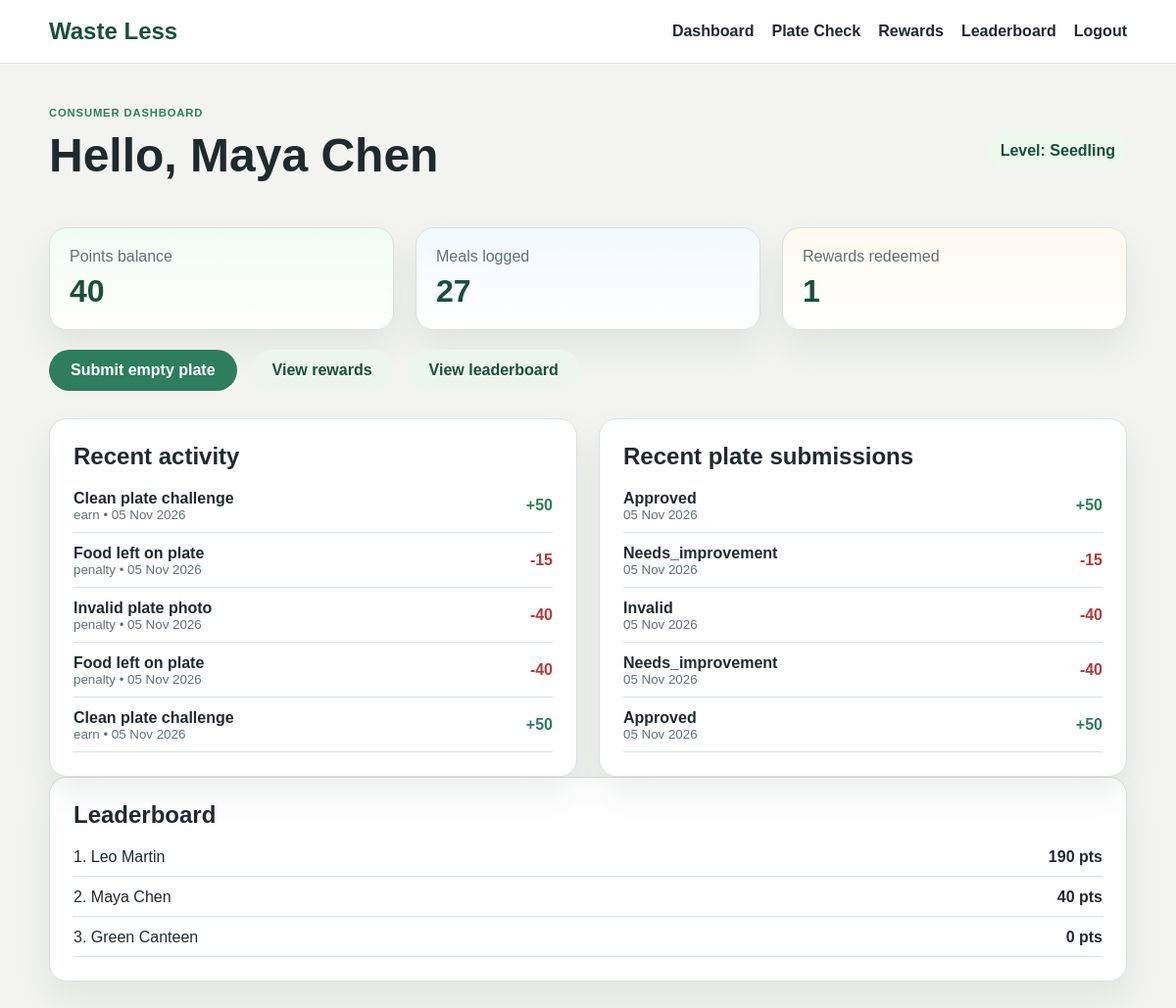
/dashboard (signed in), run on the app's committed database.
### waste_less/models.py (models this page shows, shortened)
class User(UserMixin, db.Model):
    __tablename__ = "users"
    id = db.Column(db.Integer, primary_key=True)
    name = db.Column(db.String(120), nullable=False)
    email = db.Column(db.String(150), unique=True, nullable=False)
    password_hash = db.Column(db.String(255), nullable=False)
    role = db.Column(db.String(30), default="consumer")
    points = db.Column(db.Integer, default=0)
    level = db.Column(db.String(30), default="Seedling")
    created_at = db.Column(db.DateTime, default=datetime.utcnow)
    provider = db.relationship("Provider", back_populates="user", uselist=False)
    transactions = db.relationship("PointsTransaction", back_populates="user", cascade="all, delete-orphan")
    plate_submissions = db.relationship("PlateSubmission", back_populates="user", cascade="all, delete-orphan")
    redemptions = db.relationship("Redemption", back_populates="user", cascade="all, delete-orphan")

class PointsTransaction(db.Model):
    __tablename__ = "points_transactions"
    id = db.Column(db.Integer, primary_key=True)
    user_id = db.Column(db.Integer, db.ForeignKey("users.id"), nullable=False)
    amount = db.Column(db.Integer, nullable=False)
    category = db.Column(db.String(40), nullable=False)
    description = db.Column(db.String(200), nullable=False)
    created_at = db.Column(db.DateTime, default=datetime.utcnow)
    user = db.relationship("User", back_populates="transactions")

class PlateSubmission(db.Model):
    __tablename__ = "plate_submissions"
    id = db.Column(db.Integer, primary_key=True)
    user_id = db.Column(db.Integer, db.ForeignKey("users.id"), nullable=False)
    image_filename = db.Column(db.String(255), nullable=False)
    status = db.Column(db.String(30), default="pending")
    notes = db.Column(db.String(255), default="Vision check to be verified")
    points_awarded = db.Column(db.Integer, default=0)
    created_at = db.Column(db.DateTime, default=datetime.utcnow)
    user = db.relationship("User", back_populates="plate_submissions")

### waste_less/routes.py (the view)
@bp.route("/dashboard")
@login_required
def dashboard():
    recent_transactions = sorted(current_user.transactions, key=lambda item: item.created_at, reverse=True)[:5]
    submissions = sorted(current_user.plate_submissions, key=lambda item: item.created_at, reverse=True)[:5]
    leaderboard = User.query.order_by(User.points.desc()).limit(5).all()
    if current_user.role == "provider":
        provider = current_user.provider
        rewards = provider.rewards if provider else []
        return render_template("provider_dashboard.html", provider=provider, rewards=rewards, leaderboard=leaderboard)
    return render_template(
        "dashboard.html",
        recent_transactions=recent_transactions,
        submissions=submissions,
        leaderboard=leaderboard,
    )

### waste_less/__init__.py (called while the page is built)
def create_app():
    app = Flask(__name__)
    app.config["SECRET_KEY"] = "waste-less-demo-secret"
    app.config["SQLALCHEMY_DATABASE_URI"] = "sqlite:///waste_less.db"
    app.config["SQLALCHEMY_TRACK_MODIFICATIONS"] = False
    app.config["UPLOAD_FOLDER"] = str(Path(__file__).resolve().parent.parent / "uploads")
    db.init_app(app)
    login_manager.init_app(app)
    login_manager.login_view = "main.login"
    @login_manager.user_loader
    def load_user(user_id):
        return db.session.get(User, int(user_id))
    with app.app_context():
        db.create_all()
        seed_demo_data()
    from .routes import bp
    app.register_blueprint(bp)
    return app

### waste_less/templates/dashboard.html
{% extends 'base.html' %}
{% block content %}
<section class="dashboard-header">
  <div>
    <span class="eyebrow">CONSUMER DASHBOARD</span>
    <h1>Hello, {{ current_user.name }}</h1>
  </div>
  <div class="level-pill">Level: {{ current_user.level }}</div>
</section>
<section class="stats-grid">
  <div class="stat-card accent-green">
    <span>Points balance</span>
    <strong>{{ current_user.points }}</strong>
  </div>
  <div class="stat-card accent-blue">
    <span>Meals logged</span>
    <strong>{{ current_user.plate_submissions|length }}</strong>
  </div>
  <div class="stat-card accent-gold">
    <span>Rewards redeemed</span>
    <strong>{{ current_user.redemptions|length }}</strong>
  </div>
</section>
<section class="action-row">
  <a class="button primary" href="{{ url_for('main.plate_check') }}">Submit empty plate</a>
  <a class="button secondary" href="{{ url_for('main.rewards') }}">View rewards</a>
  <a class="button secondary" href="{{ url_for('main.leaderboard') }}">View leaderboard</a>
</section>
<section class="two-column">
  <article class="panel">
    <h2>Recent activity</h2>
    {% if recent_transactions %}
      <ul class="list">
        {% for tx in recent_transactions %}
          <li>
            <div>
              <strong>{{ tx.description }}</strong>
              <small>{{ tx.category }} • {{ tx.created_at.strftime('%d %b %Y') }}</small>
            </div>
            <span class="score {{ 'positive' if tx.amount > 0 else 'negative' }}">
              {{ '+' if tx.amount > 0 else '' }}{{ tx.amount }}
            </span>
          </li>
        {% endfor %}
      </ul>
    {% else %}
      <p>No transactions yet. Start by submitting a plate check.</p>
    {% endif %}
  </article>
  <article class="panel">
    <h2>Recent plate submissions</h2>
    {% if submissions %}
      <ul class="list">
        {% for submission in submissions %}
          <li>
            <div>
              <strong>{{ submission.status|title }}</strong>
              <small>{{ submission.created_at.strftime('%d %b %Y') }}</small>
            </div>
            <span class="score {{ 'positive' if submission.points_awarded > 0 else 'negative' }}">
              {{ '+' if submission.points_awarded > 0 else '' }}{{ submission.points_awarded }}
            </span>
          </li>
        {% endfor %}
      </ul>
    {% else %}
      <p>No plate checks yet.</p>
    {% endif %}
  </article>
</section>
<section class="panel">
  <h2>Leaderboard</h2>
  <ol class="leaderboard list">
    {% for user in leaderboard %}
      <li>
        <span>{{ loop.index }}. {{ user.name }}</span>
        <strong>{{ user.points }} pts</strong>
      </li>
    {% endfor %}
  </ol>
</section>
{% endblock %}

### waste_less/templates/base.html (shortened to what this page needs)
<!DOCTYPE html>
<html lang="en">
  <head>
    <link rel="stylesheet" href="{{ url_for('static', filename='css/style.css') }}" />
  </head>
  <body>
    <header class="site-header">
      <div class="container nav-bar">
        <a class="brand" href="{{ url_for('main.index') }}">Waste Less</a>
        <nav class="nav-links">
          {% if current_user.is_authenticated %}
            <a href="{{ url_for('main.dashboard') }}">Dashboard</a>
            <a href="{{ url_for('main.plate_check') }}">Plate Check</a>
            <a href="{{ url_for('main.rewards') }}">Rewards</a>
            <a href="{{ url_for('main.leaderboard') }}">Leaderboard</a>
            <a href="{{ url_for('main.logout') }}">Logout</a>
          {% else %}
            <a href="{{ url_for('main.login') }}">Login</a>
            <a href="{{ url_for('main.register') }}">Create account</a>
          {% endif %}
        </nav>
      </div>
    </header>
    <main class="container main-content">
      {% block content %}{% endblock %}
    </main>
  </body>
</html>

### waste_less/static/css/style.css (style rules this page uses)
:root { --bg: #f6f7f3; --panel: #ffffff; --panel-alt: #eaf8ee; --green: #2e7d5e; --green-dark: #1b4f3d; --blue: #2f6f9f; --gold: #d89a22; --text: #1f2a2d; --muted: #607275; --border: #d9e2dc; --shadow: 0 18px 35px rgba(25, 55, 42, 0.08); }
* { box-sizing: border-box; }
body { margin: 0; font-family: Arial, sans-serif; background: #f3f4f1; color: var(--text); }
.container { width: min(1100px, 92vw); margin: 0 auto; }
.site-header { background: rgba(255, 255, 255, 0.9); border-bottom: 1px solid var(--border); position: sticky; top: 0; z-index: 10; backdrop-filter: blur(8px); }
.nav-bar { display: flex; justify-content: space-between; align-items: center; padding: 18px 0; }
.brand { font-size: 1.5rem; font-weight: 700; color: var(--green-dark); text-decoration: none; }
.nav-links { display: flex; gap: 18px; align-items: center; }
.nav-links a { text-decoration: none; color: var(--text); font-weight: 600; }
.main-content { padding: 40px 0 80px; }
.eyebrow { display: inline-block; color: var(--green); font-weight: 700; letter-spacing: 0.08em; text-transform: uppercase; font-size: 0.76rem; margin-bottom: 12px; }
.hero h1, .page-header h1, .dashboard-header h1, .auth-card h1 { font-size: clamp(2.2rem, 4vw, 4rem); margin: 0 0 18px; line-height: 1.1; }
.hero-card, .panel, .auth-card, .reward-card, .stat-card { background: var(--panel); border: 1px solid var(--border); border-radius: 18px; box-shadow: var(--shadow); }
.mini-stat span, .stat-card span { display: block; color: var(--muted); margin-bottom: 8px; }
.mini-stat strong, .stat-card strong { font-size: 2rem; color: var(--green-dark); }
.actions, .action-row { display: flex; gap: 14px; flex-wrap: wrap; margin-top: 20px; }
.button { border: none; border-radius: 999px; padding: 12px 22px; font-weight: 700; cursor: pointer; text-decoration: none; display: inline-flex; align-items: center; justify-content: center; }
.button.primary { background: var(--green); color: #fff; }
.button.secondary { background: #edf6ee; color: var(--green-dark); }
.feature-grid, .reward-grid, .stats-grid { display: grid; grid-template-columns: repeat(auto-fit, minmax(220px, 1fr)); gap: 22px; margin-top: 28px; }
.dashboard-header, .page-header { display: flex; justify-content: space-between; align-items: center; gap: 18px; margin-bottom: 24px; }
.eyebrow { letter-spacing: 0.08em; text-transform: uppercase; font-weight: 700; color: var(--green); font-size: 0.7rem; }
.level-pill, .pill, .badge { background: #edf8ef; color: var(--green-dark); border-radius: 999px; padding: 8px 12px; font-weight: 700; }
.stat-card { padding: 20px; }
.accent-green { background: linear-gradient(180deg, #f2fbf3 0%, #fff 100%); }
.accent-blue { background: linear-gradient(180deg, #f3f8ff 0%, #fff 100%); }
.accent-gold { background: linear-gradient(180deg, #fffaf0 0%, #fff 100%); }
.two-column { display: grid; grid-template-columns: 1fr 1fr; gap: 22px; margin-top: 28px; }
.panel { padding: 24px; }
.panel h2 { margin-top: 0; }
.list { list-style: none; padding: 0; margin: 0; display: grid; gap: 12px; }
.list li { display: flex; justify-content: space-between; align-items: center; gap: 12px; border-bottom: 1px solid var(--border); padding-bottom: 10px; }
.list strong, .list small { display: block; }
.list small { color: var(--muted); }
.score { font-weight: 700; }
.score.positive { color: var(--green); }
.score.negative { color: #b23b3b; }

### data on the page
User: name "Maya Chen", level "Seedling", points "40"
PointsTransaction: description "Clean plate challenge", category "earn", created_at "05 Nov 2026", amount "+", amount "50"
PointsTransaction: description "Food left on plate", category "penalty", created_at "05 Nov 2026", amount "-15"
PointsTransaction: description "Invalid plate photo", category "penalty", created_at "05 Nov 2026", amount "-40"
PointsTransaction: description "Food left on plate", category "penalty", created_at "05 Nov 2026", amount "-40"
PointsTransaction: description "Clean plate challenge", category "earn", created_at "05 Nov 2026", amount "+", amount "50"
PlateSubmission: status "Approved", created_at "05 Nov 2026", points_awarded "+", points_awarded "50"
PlateSubmission: status "Needs_improvement", created_at "05 Nov 2026", points_awarded "-15"
PlateSubmission: status "Invalid", created_at "05 Nov 2026", points_awarded "-40"
PlateSubmission: status "Needs_improvement", created_at "05 Nov 2026", points_awarded "-40"
PlateSubmission: status "Approved", created_at "05 Nov 2026", points_awarded "+", points_awarded "50"
User: name "Leo Martin", points "190"
User: name "Green Canteen", points "0"

### other printed values
{{ current_user.plate_submissions|length }} "27"
{{ current_user.redemptions|length }} "1"
